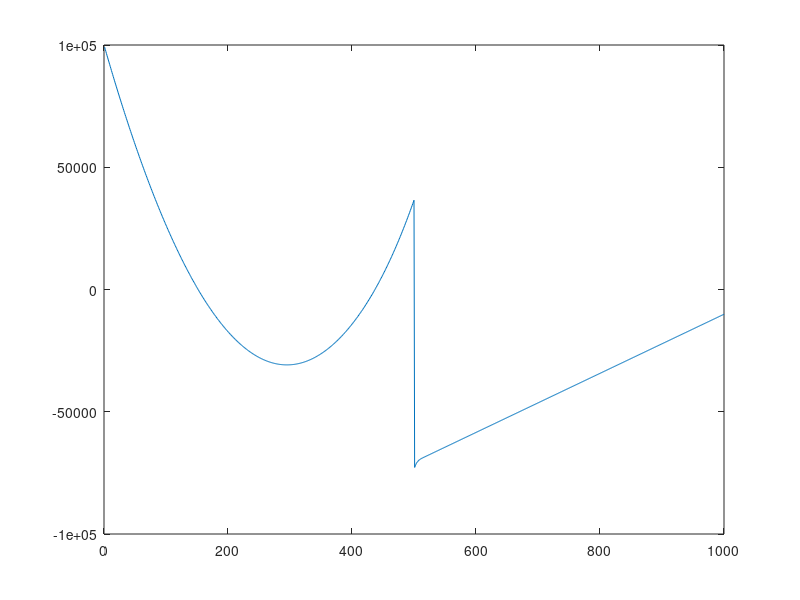

Write the MATLAB code that produced this figure.
L = 5;
N = 1000;
x = linspace(-L,L,N)';
dx = x(2) - x(1);

trig = 1:200;
U = [100*ones(1,500) trig-200 zeros(1,300)]';
%U = [100*ones(1,100) zeros(1,900)]';

% Three-point finite-difference representation of Laplacian
% using sparse matrices, where you save memory by only
% storing non-zero matrix elements
e = ones(N,1); 
Lap = spdiags([e -2*e e],[-1 0 1],N,N)/dx^2;

for i=1:5
% Total Hamiltonian
hbar = 1; m = 1; % constants for Hamiltonian 
H = -1/2*(hbar^2/m)*Lap + spdiags(U,0,N,N);

% Find lowest nmodes eigenvectors and eigenvalues of sparse matrix 
nmodes = 10; options.disp = 0;
[V,E] = eigs(H,nmodes,'sa',options); % find eigs
[E,ind] = sort(diag(E));% convert E to vector and sort low to high 

V = V(:,ind); % rearrange corresponding eigenvectors

% Generate plot of lowest energy eigenvectors V(x) and U(x)
Usc = U*max(abs(V(:)))/max(abs(U)); % rescale U for plotting 

%plot(x,V,x,Usc,'--k'); % plot V(x) and rescaled U(x)
% Add legend showing Energy of plotted V(x)

%plot(x,100*V(:,1:10)+E(1:10)',x,U)

e = ones(N,1); 
Lap = spdiags([e -2*e e],[-1 0 1],N,N)/dx^2;
Poisson = Lap;

dielcost = [1*ones(1,500) 20*ones(1,500)]';
%second term
n = 2000*V(:,1).^2 + 1000*V(:,2).^2;
%n = n+ 0.01;
xx = [1:500];
norm = 0.01+0.7*normpdf(xx,500,50);
Nd  = [1*norm*sum(n) zeros(1,500)]';
Tot = -1000*(Nd-40*n)./dielcost;
%solver
[X, R] = linsolve(zeros(N,N)+Poisson, Tot);

DeltaE =  [100000*ones(500,1)' -10000*ones(500,1)']; %zeros(1000,1); 
U = -X+DeltaE';
end
plot(U)